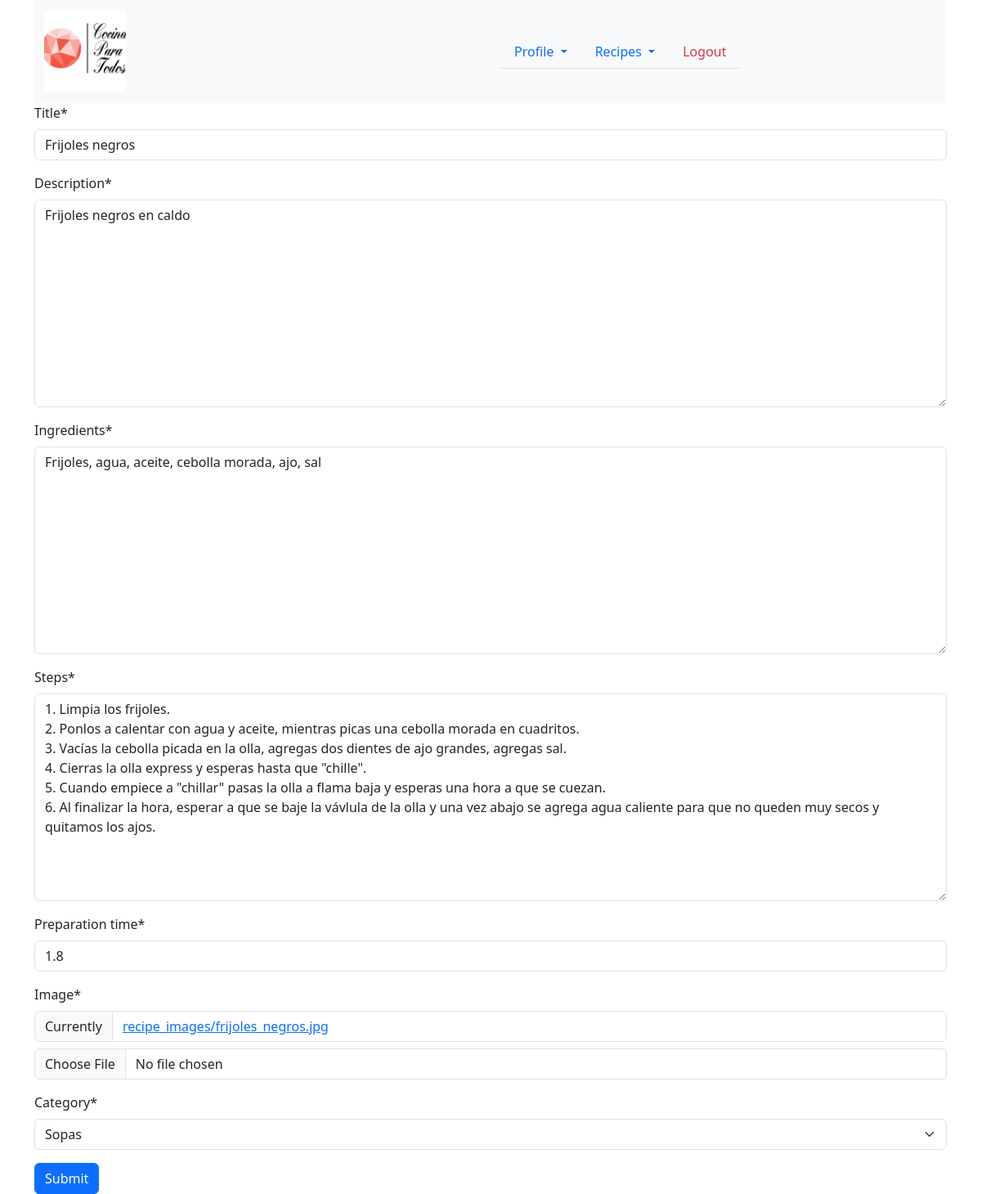
The page /recipe/edit/1 (signed in) on the database its author committed.
### recetas/models.py (models this page shows, shortened)
class Recipe(models.Model):
    title = models.CharField(max_length=255)
    description = models.TextField()
    ingredients = models.TextField()
    steps = models.TextField()
    preparation_time = models.FloatField()
    image = models.ImageField(upload_to='recipe_images/')
    category = models.ForeignKey(Category, on_delete=models.CASCADE)
    author = models.ForeignKey(User, on_delete=models.CASCADE)
    created_at = models.DateTimeField(auto_now_add=True)
    updated_at = models.DateTimeField(auto_now=True)
    slug = models.SlugField(default="", null=False)

### recetas/views.py (the view)
# urls.py: path('recipe/edit/<int:recipe_id>',views.edit_recipe,name='edit_recipe'),
@login_required
def edit_recipe(request, recipe_id):
    recipe = get_object_or_404(Recipe, id=recipe_id)
    if request.method == 'POST':
        form = RecipeForm(request.POST, request.FILES, instance=recipe)
        if form.is_valid():
            recipe = form.save(commit=False)
            if recipe.title != Recipe.objects.get(pk=recipe.pk).title:
                recipe.slug = slugify(recipe.title)
            recipe.save()
            return redirect('usuarios:profile')
    else:
        form = RecipeForm(instance=recipe)
    return render(request, 'recetas/create_recipe.html', {'form': form})

### recetas/forms.py (shortened to what this page needs)
class RecipeForm(forms.ModelForm):
    class Meta:
        model = Recipe
        fields = ['title','description','ingredients','steps','preparation_time',
                    'image','category']

### categories/models.py (called while the page is built)
    def __str__(self):
        return self.name

### recetas/templates/recetas/create_recipe.html (shortened to what this page needs)
{% extends 'base.html' %}
{% load crispy_forms_tags %}
{% block content %}
{% include 'navbar_profile.html' %}
<div class="container">
    <form method="post" enctype="multipart/form-data">
        {{ form|crispy }}
        <div class="col-12">
            <button type="submit" class="btn btn-primary">Submit</button>
        </div>
    </form>
</div>
{% endblock %}

### rows shown on the page
Recipe: title "Frijoles negros", description "Frijoles negros en caldo", ingredients "Frijoles, agua, aceite, cebolla morada, ajo, sal", steps "1. Limpia los frijoles. 2. Ponlos a calentar con agua y aceite, mientras picas una cebolla morada en cuadritos. 3. Vacías la cebolla picada en la olla, agregas dos dientes de ajo grandes, agregas sal. 4. Cierras la olla express y esperas hasta que \"chille\". 5. Cuando empiece a \"chillar\" pasas la olla a flama baja y esperas una hora a que se cuezan. 6. Al finalizar la hora, esperar a que se baje la vávlula de la olla y una vez abajo se agrega agua caliente para que no queden muy secos y quitamos los ajos.", preparation_time "1.8", category "Sopas"
